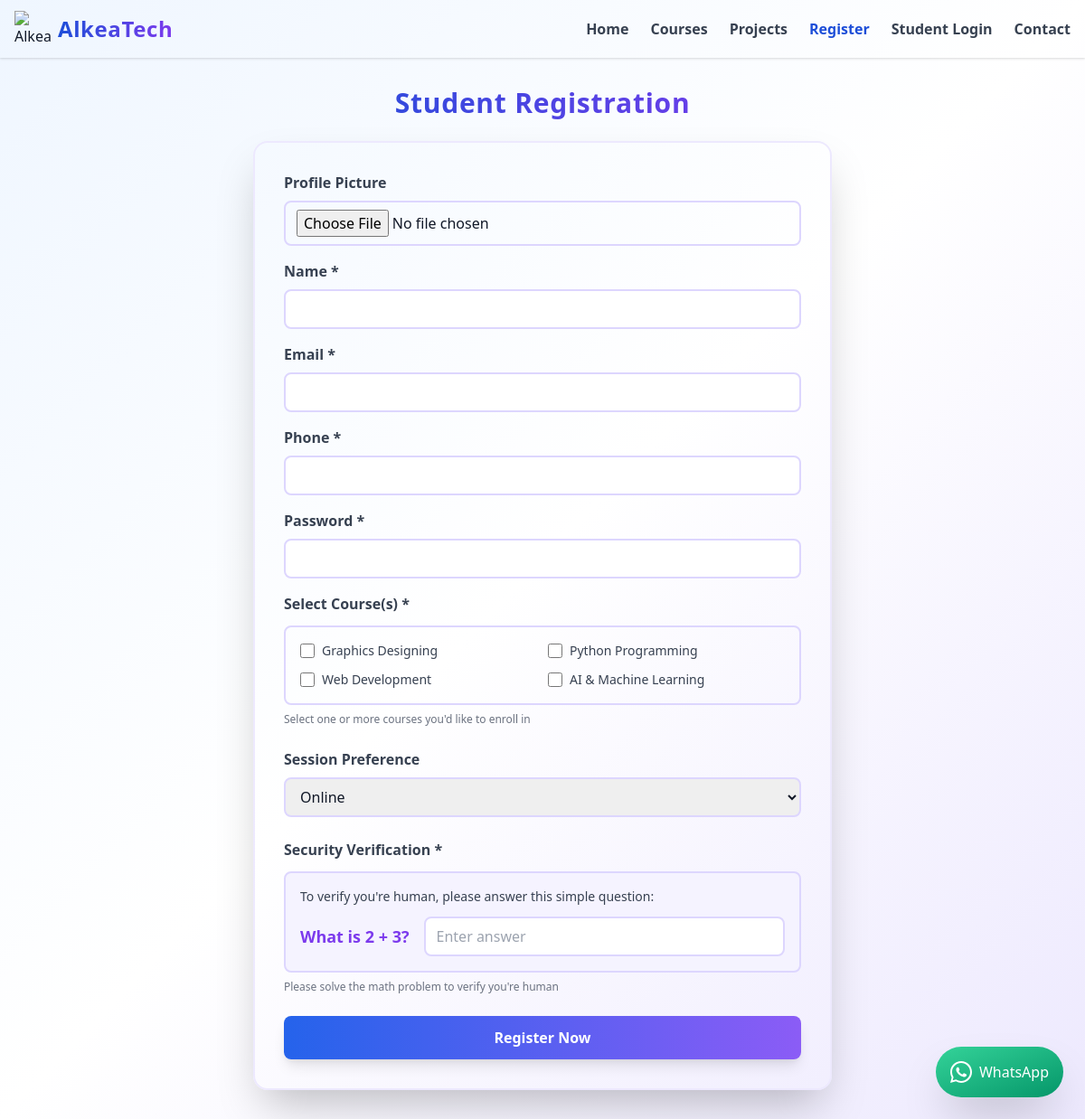
Screenshot of /register/ with the database file from the repository.
### core/models.py (models this page shows, shortened)
class Course(models.Model):
    title = models.CharField(max_length=100)
    description = models.TextField()
    image = models.ImageField(upload_to='courses/')
    duration = models.CharField(max_length=50)
    fee = models.CharField(max_length=50)
    mode = models.CharField(
        max_length=20,
        choices=[('Online', 'Online'), ('Onsite', 'Onsite'), ('Online/Onsite', 'Online/Onsite')]
    )

### core/views.py (the view, shortened to what this page needs)
# urls.py: path('register/', register, name='register'),
def register(request):
    courses = Course.objects.all()
    if not courses:
        courses = [
            Course(id=1, title="Graphics Designing"),
            Course(id=2, title="Python Programming"),
        ]
    return render(request, "core/register.html", {"courses": courses})

### core/templates/core/register.html (shortened to what this page needs)
{% extends 'core/base.html' %}
{% load static %}
{% block nav_links %}
<a href="/" class="text-gray-700 hover:text-purple-600 font-semibold transition">Home</a>
<a href="/courses/" class="text-gray-700 hover:text-purple-600 font-semibold transition">Courses</a>
<a href="/projects/" class="text-gray-700 hover:text-purple-600 font-semibold transition">Projects</a>
<a href="/register/" class="text-blue-700 font-semibold hover:text-purple-600 transition">Register</a>
<a href="/student/login/" class="text-gray-700 hover:text-purple-600 font-semibold transition">Student Login</a>
<a href="/contact/" class="text-gray-700 hover:text-purple-600 font-semibold transition">Contact</a>
{% endblock %}
{% block main_class %}max-w-2xl mx-auto px-4 py-8 min-h-screen{% endblock %}
{% block content %}
    <h2 class="text-2xl md:text-3xl font-extrabold text-transparent bg-clip-text bg-gradient-to-r from-blue-700 to-purple-600 mb-6 text-center tracking-wide drop-shadow-lg">Student Registration</h2>
    <form method="post" class="bg-white/90 rounded-2xl shadow-2xl p-6 md:p-8 border-2 border-purple-100" enctype="multipart/form-data" aria-label="Student Registration Form">
        <div class="mb-4">
            <label class="block font-semibold text-gray-700 mb-2">Profile Picture</label>
            <input type="file" name="profile_pic" accept="image/*" class="w-full border-2 border-purple-200 rounded-lg px-3 py-2 focus:border-purple-500 focus:outline-none transition"/>
        </div>
        <div class="mb-4">
            <label class="block font-semibold text-gray-700 mb-2">Name *</label>
            <input type="text" name="name" required class="w-full border-2 border-purple-200 rounded-lg px-3 py-2 focus:border-purple-500 focus:outline-none transition"/>
        </div>
        <div class="mb-4">
            <label class="block font-semibold text-gray-700 mb-2">Email *</label>
            <input type="email" name="email" required class="w-full border-2 border-purple-200 rounded-lg px-3 py-2 focus:border-purple-500 focus:outline-none transition"/>
        </div>
        <div class="mb-4">
            <label class="block font-semibold text-gray-700 mb-2">Phone *</label>
            <input type="text" name="phone" required class="w-full border-2 border-purple-200 rounded-lg px-3 py-2 focus:border-purple-500 focus:outline-none transition"/>
        </div>
        <div class="mb-4">
            <label class="block font-semibold text-gray-700 mb-2">Password *</label>
            <input type="password" name="password" required class="w-full border-2 border-purple-200 rounded-lg px-3 py-2 focus:border-purple-500 focus:outline-none transition"/>
        </div>
        <div class="mb-6">
            <label class="block font-semibold text-gray-700 mb-3">Select Course(s) *</label>
            <div class="grid grid-cols-1 md:grid-cols-2 gap-3 max-h-48 overflow-y-auto border-2 border-purple-200 rounded-lg p-4">
                {% for course in courses %}
                <div class="flex items-center">
                    <input type="checkbox" name="registered_courses" value="{{ course.id }}" id="course_{{ course.id }}" class="w-4 h-4 text-purple-600 bg-gray-100 border-purple-300 rounded focus:ring-purple-500 focus:ring-2">
                    <label for="course_{{ course.id }}" class="ml-2 text-sm font-medium text-gray-700 cursor-pointer hover:text-purple-600 transition">
                        {{ course.title }}
                    </label>
                </div>
                {% endfor %}
            </div>
            <span class="text-xs text-gray-500 mt-2 block">Select one or more courses you'd like to enroll in</span>
        </div>
        <div class="mb-6">
            <label class="block font-semibold text-gray-700 mb-2">Session Preference</label>
            <select name="session_pref" class="w-full border-2 border-purple-200 rounded-lg px-3 py-2 focus:border-purple-500 focus:outline-none transition">
                <option value="Online">Online</option>
            </select>
        </div>
        <div class="mb-6">
            <label class="block font-semibold text-gray-700 mb-3">Security Verification *</label>
            <div class="bg-purple-50 border-2 border-purple-200 rounded-lg p-4">
                <p class="text-sm text-gray-700 mb-3">To verify you're human, please answer this simple question:</p>
                <div class="flex flex-col sm:flex-row items-start sm:items-center space-y-2 sm:space-y-0 sm:space-x-4">
                    <span class="text-lg font-semibold text-purple-600">What is 2 + 3?</span>
                    <input type="text" name="captcha_1" required placeholder="Enter answer" class="flex-1 border-2 border-purple-200 rounded-lg px-3 py-2 focus:border-purple-500 focus:outline-none transition"/>
                </div>
            </div>
            <span class="text-xs text-gray-500 mt-2 block">Please solve the math problem to verify you're human</span>
        </div>
        <button type="submit" class="w-full bg-gradient-to-r from-blue-600 to-purple-500 text-white px-6 py-3 rounded-lg shadow-lg hover:from-purple-600 hover:to-blue-600 font-semibold transition transform hover:scale-105">Register Now</button>
    </form>
{% endblock %}

### rows the page displays
Course: title "Graphics Designing"
Course: title "Python Programming"
Course: title "Web Development"
Course: title "AI & Machine Learning"
